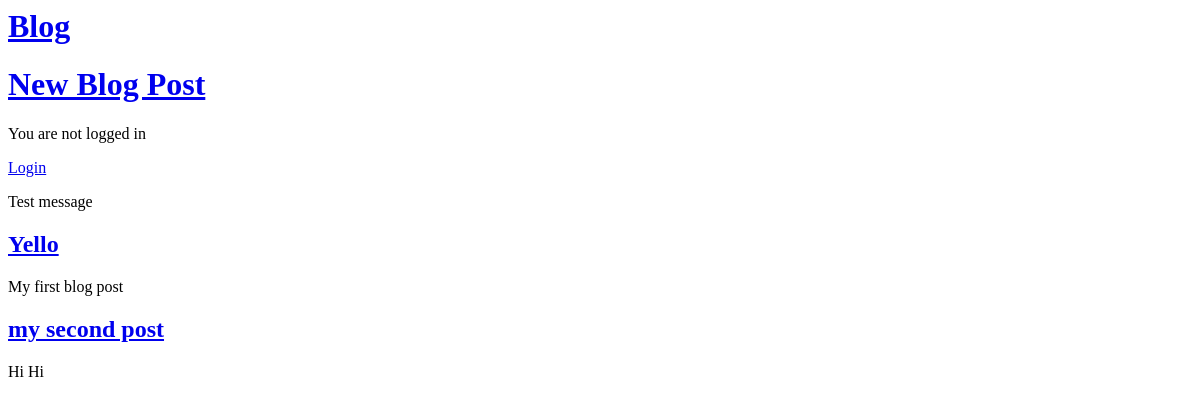
The app's page /, older data.
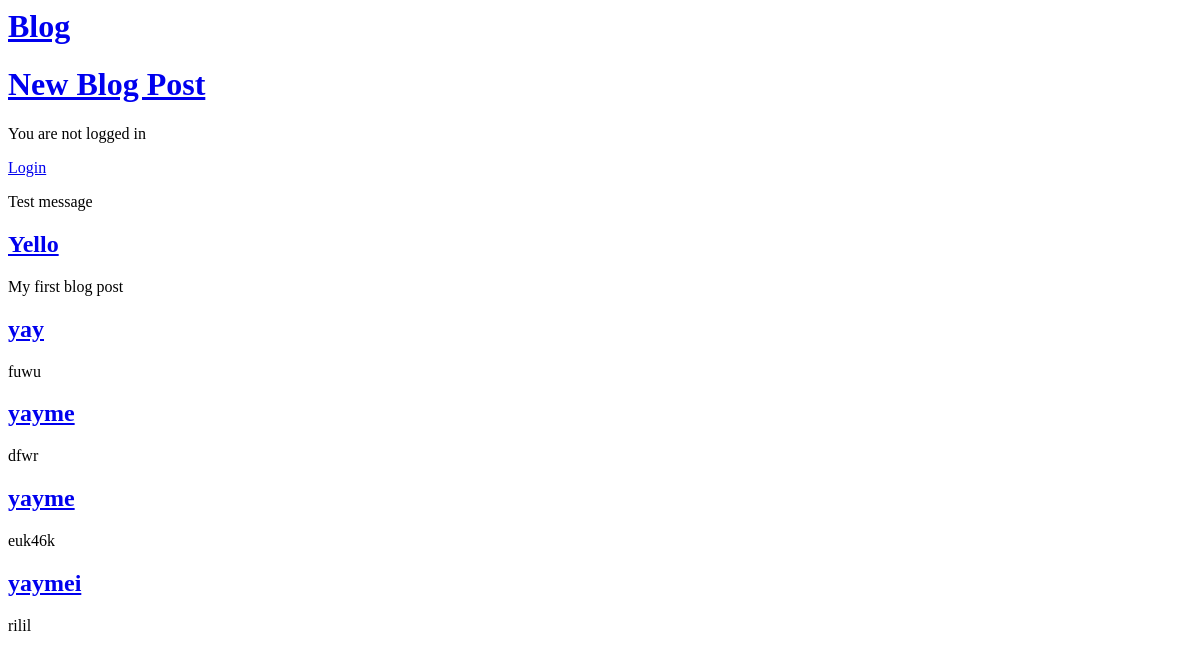
The same page, newer data.
### blog/models.py (models this page shows, shortened)
class Post(models.Model):
    title = models.CharField(max_length=200)
    author = models.ForeignKey(
        'auth.User',
        on_delete=models.CASCADE
    )
    body = models.TextField()

### blog/views.py (the view)
# urls.py: path('',BlogListView.as_view(),name='home')
class BlogListView(ListView):
    model = Post
    template_name = 'home.html'

### templates/home.html
{% extends 'base.html' %}
{% block content %}
    <p>Test message</p>
    {% for post in object_list %}
        <div class="post-entry">
            <h2><a href="{% url 'post_detail' post.pk %}">{{ post.title }}</a></h2>
            <p>{{ post.body }}</p>
        </div>
    {% endfor %}
{% endblock content %}

### templates/base.html (shortened to what this page needs)
{% load static %}
<html>
<head>
</head>
<body>
    <header>
        <div><h1><a href="{% url 'home' %}">Blog</a></h1></div>
        <div><h1><a href="{% url 'post_new' %}">New Blog Post</a></h1></div>
    </header>
    {% if user.is_authenticated %}
    <p>Hi {{user.username}}</p>
    <a href="{% url 'logout' %}">Logout</a>
    {% else %}
    <p>You are not logged in</p>
    <a href="{% url 'login' %}">Login</a>
    {% endif %}
    <div>
        {% block content %}
        {% endblock content %}
    </div>
</body>
</html>

Row changes from the older to the newer data that the page shows:
removed Post: title "my second post", body "Hi Hi"
added Post: title "yay", body "fuwu"
added Post: title "yayme", body "dfwr"
added Post: title "yayme", body "euk46k"
added Post: title "yaymei", body "rilil"
